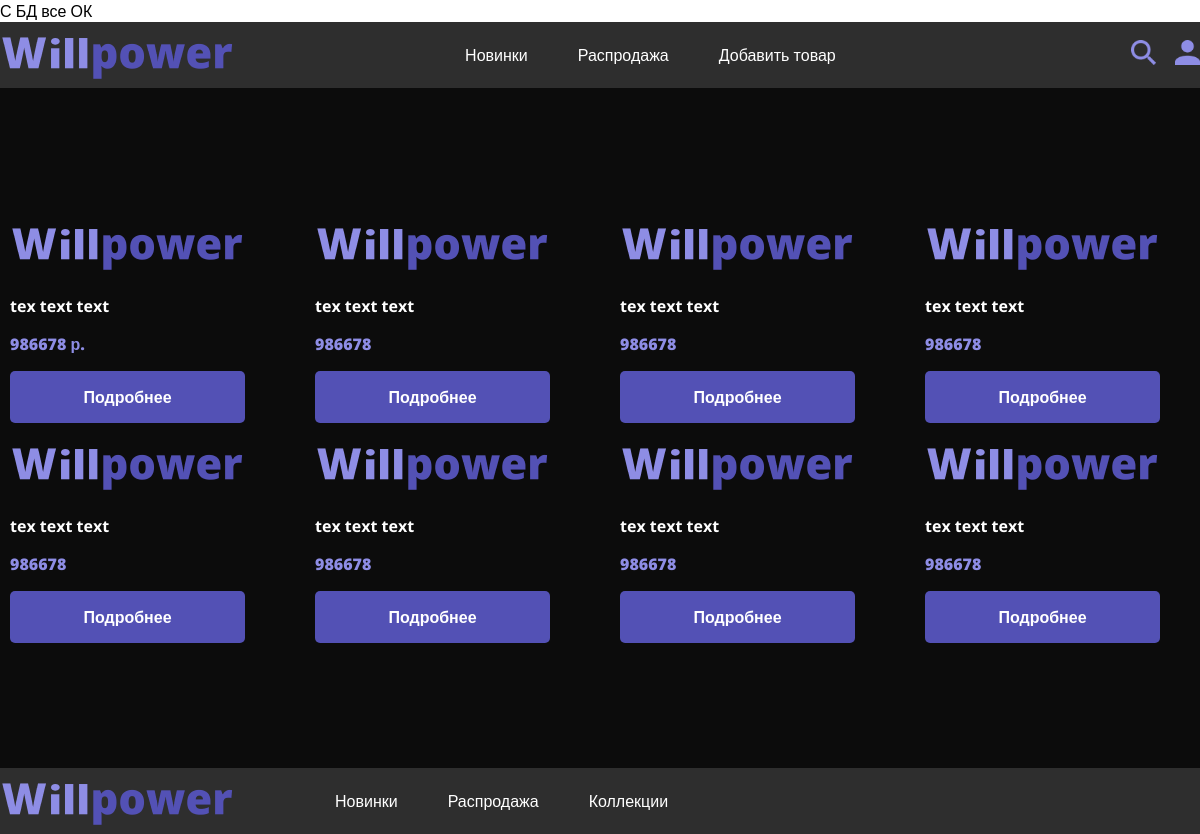
The page /Ибраева/index.php on the database its author committed.
### tables this page shows
CREATE TABLE `will` (
  `id` int NOT NULL,
  `name` varchar(20) NOT NULL,
  `text` varchar(200) NOT NULL,
  `price` varchar(20) NOT NULL
);

### Ибраева/index.php (the view, shortened to what this page needs)
<?php
    require('incl/connect.php');
?>
<!DOCTYPE html>
<html lang="en">
<head>
    <link rel="stylesheet" href="css/style.css">
</head>
<body>
    <header class="header">
        <div class="header_inner container">
            <div class="header_logo">
                <img src="img/logo.png" alt="">
            </div>
            <div class="header_nav">
                <ul class="header_nav_list">
                    <li class="header_nav_item">
                        <a href="#" class="header_nav_link">
                            Новинки
                        </a>
                    </li>
                    <li class="header_nav_item">
                        <a href="#" class="header_nav_link">
                            Распродажа
                        </a>
                    </li>
                    <li class="header_nav_item">
                        <a href="add.php?id=<?=$new['id'] ?>" class="header_nav_link">
                            Добавить товар
                        </a>
                    </li>
                </ul>
            </div>
            <div class="header_icons">
                <a href="#" class="header_icons_link">
                    <img src="img/search_icon.png" alt="">
                </a>
                <a href="#" class="header_icons_link">
                    <img src="img/user_icon.png" alt="">
                </a>
            </div>
        </div>
    </header>
    <section class="catalog">
        <div class="tovar_list container">
            <?php
                $sql = "SELECT * FROM will";
                $result = $link -> query($sql);
                ?>
                <?foreach($result as $new):?>
                    <div class="tovar_item">
                        <div class="tovar_item_img">
                            <img src="img/logo.png" alt="">
                        </div>
                    <p class="tovar_item_description">
                        <?=$new['text']?>
                    </p>
                    <p class="tovar_item_price">
                        <?=$new['price']?>
                    </p>
                    <a href="item.php?id=<?=$new['id'] ?>" class="tovar_item_button">Подробнее</a>
                    </div><br>
                <?endforeach?>
        </div>
    </section>
    <footer class="footer">
        <div class="footer_inner container">
            <div class="footer_logo">
                <img src="img/logo.png" alt="">
            </div>
            <div class="header_nav">
                <ul class="header_nav_list">
                    <li class="header_nav_item">
                        <a href="#" class="header_nav_link">
                            Новинки
                        </a>
                    </li>
                    <li class="header_nav_item">
                        <a href="#" class="header_nav_link">
                            Распродажа
                        </a>
                    </li>
                    <li class="header_nav_item">
                        <a href="#" class="header_nav_link">
                            Коллекции
                        </a>
                    </li>
                </ul>
            </div>
        </div>
    </footer>
</body>
</html>

### Ибраева/css/style.css (style rules this page uses)
body { margin: 0; padding: 0; font-family: 'Open Sans', sans-serif; }
.container { max-width: 1200px; margin: auto; }
.header { background-color: #2E2E2E; }
.header_inner { display: flex; justify-content: space-between; align-items: center; }
.header_nav_list { list-style-type: none; margin: 0; padding: 0; display: flex; }
.header_nav_item { margin-right: 50px; }
.header_nav_link { color:white; text-decoration: none; }
.header_icons_link { text-decoration: none; margin-left: 15px; }
.header_icons_link>img { width: 25px; }
.catalog { background-color: #0C0C0C; padding: 120px 5px; }
.tovar_list { display: flex; flex-wrap: wrap; justify-content: space-between; }
.tovar_item { margin: 5px; }
.tovar_item_img>img { width: 100%; }
.tovar_item_description { color:white; font-weight: 700; }
.tovar_item_price { color:#8E8DE5; font-weight: 800; }
.tovar_item_button { background-color: #5351B5; display: block; color:white; text-decoration: none; padding: 15px 0; text-align: center; border-radius: 5px; font-weight: 800; }
.footer { background-color: #2E2E2E; }
.footer_inner { display: flex; align-items: center; }
.footer_logo { margin-right: 100px; }

### rows shown on the page
will: text "tex text text", price "986678 р."
will: text "tex text text", price "986678"
will: text "tex text text", price "986678"
will: text "tex text text", price "986678"
will: text "tex text text", price "986678"
will: text "tex text text", price "986678"
will: text "tex text text", price "986678"
will: text "tex text text", price "986678"
